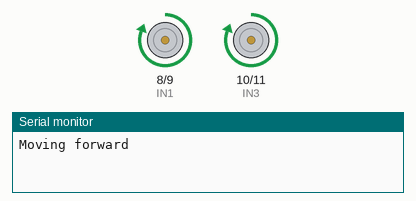
Simulated run of this sketch. Board: Arduino Mega 2560, built with avr-gcc and run on an emulated ATmega2560. Parts: motor-driver pin pairs drawn as motors (green arrow = first pin HIGH = forward, orange = second pin HIGH = backward, longer = more drive), the last lines printed to the serial monitor.

Above: at 2.5 s.
At 7.5 s:
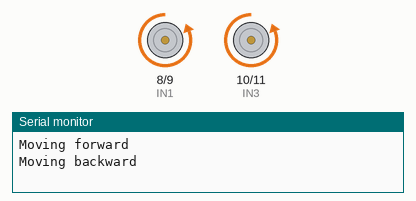
At 12.5 s:
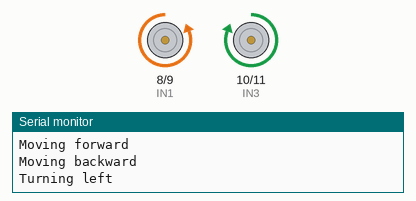
At 22.5 s:
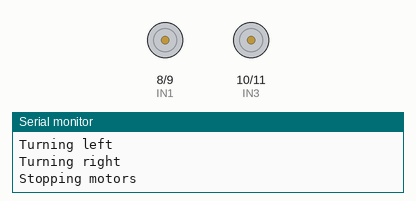
Timing chart, 0 to 32.5 s (numbered marks = the images above):
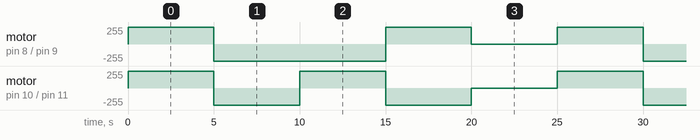

Measured:
- by itself, motor on pin 8 (IN1) / pin 9 (IN2): repeats every 25.0 s: backward 255/255 10.0 s, forward 255/255 5.0 s, stopped 5.0 s, forward 255/255 5.0 s
- by itself, motor on pin 10 (IN3) / pin 11 (IN4): repeats every 25.0 s: backward 255/255 5.0 s, forward 255/255 5.0 s, backward 255/255 5.0 s, stopped 5.0 s, forward 255/255 5.0 s

The sketch:

motordriver.ino
```cpp
// Define motor pins for Arduino Mega using one motor driver
#define IN1  8   // Motor 1
#define IN2  9   // Motor 1
#define IN3  10  // Motor 2
#define IN4  11  // Motor 2

void setup() {
  // Initialize the motor pins as outputs
  pinMode(IN1, OUTPUT);
  pinMode(IN2, OUTPUT);
  pinMode(IN3, OUTPUT);
  pinMode(IN4, OUTPUT);

  // Start serial communication at 9600 baud
  Serial.begin(9600);
}

void loop() {
  // Example movements
  moveForward();
  delay(5000); // Move forward for 1 second

  moveBackward();
  delay(5000); // Move backward for 1 second

  turnLeft();
  delay(5000); // Turn left for 1 second

  turnRight();
  delay(5000); // Turn right for 1 second

  stopMotors();
  delay(5000); // Stop for 1 second
}

void moveForward() {
  Serial.println("Moving forward");
  digitalWrite(IN1, HIGH);
  digitalWrite(IN2, LOW);
  digitalWrite(IN3, HIGH);
  digitalWrite(IN4, LOW);
}

void moveBackward() {
  Serial.println("Moving backward");
  digitalWrite(IN1, LOW);
  digitalWrite(IN2, HIGH);
  digitalWrite(IN3, LOW);
  digitalWrite(IN4, HIGH);
}

void turnLeft() {
  Serial.println("Turning left");
  digitalWrite(IN1, LOW);
  digitalWrite(IN2, HIGH);
  digitalWrite(IN3, HIGH);
  digitalWrite(IN4, LOW);
}

void turnRight() {
  Serial.println("Turning right");
  digitalWrite(IN1, HIGH);
  digitalWrite(IN2, LOW);
  digitalWrite(IN3, LOW);
  digitalWrite(IN4, HIGH);
}

void stopMotors() {
  Serial.println("Stopping motors");
  digitalWrite(IN1, LOW);
  digitalWrite(IN2, LOW);
  digitalWrite(IN3, LOW);
  digitalWrite(IN4, LOW);
}
```
